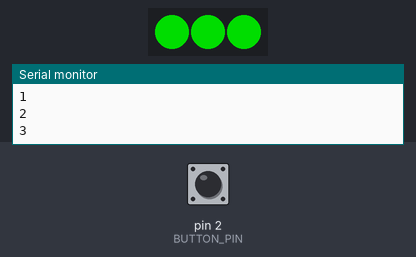
The sketch below on a simulated Arduino Uno, built with avr-gcc and run on an emulated ATmega328P. Shown: 3 RGB LEDs in strip order, left to right, the last lines printed to the serial monitor. Inputs (shaded band) come from the test bench; at power-on: pin 2 (BUTTON_PIN) HIGH. Dim RGB values are drawn brighter than linear.

Above: at 4.4 s.
4.5 s: pin 2 (BUTTON_PIN) pulled LOW for 0.15 s
At 5.1 s:
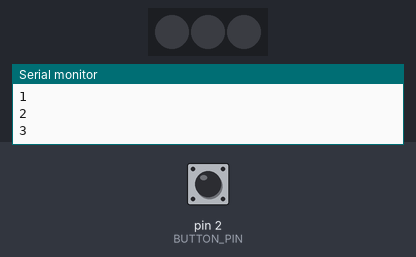
At 5.9 s:
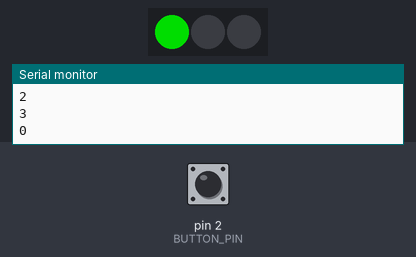
Timing chart, 0 to 9.0 s (numbered marks = the images above; inputs shaded):
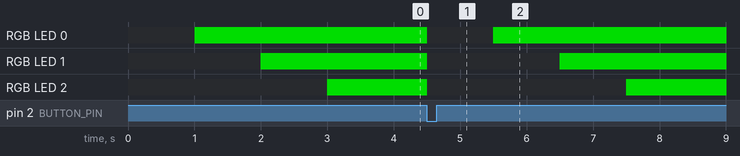

Measured:
- after the input at 4.5 s, RGB LED 0: RGB(0, 150, 0) → off at once, → RGB(0, 150, 0) 1.0 s later; RGB LED 1: RGB(0, 150, 0) → off at once, → RGB(0, 150, 0) 2.0 s later; RGB LED 2: RGB(0, 150, 0) → off at once, → RGB(0, 150, 0) 3.0 s later

The sketch:

Button_Test.ino
```cpp
#include <Button.h>
#include <Adafruit_NeoPixel.h>
#ifdef __AVR__
#include <avr/power.h>
#endif

#define NEOPIXEL_PIN 10
#define NUMPIXELS      3
#define BUTTON_PIN 2
#define LONG_PRESS_DURATION 1000

Adafruit_NeoPixel pixels = Adafruit_NeoPixel(NUMPIXELS, NEOPIXEL_PIN, NEO_GRB + NEO_KHZ800);
Button button(BUTTON_PIN);

unsigned long timeNow = 0;
unsigned long buttonTimer = 0;
bool startCounting = false;

void setup() {
  // put your setup code here, to run once:
  Serial.begin(9600);
  button.begin();
  pixels.begin();
}

void loop() {
  // put your main code here, to run repeatedly:
  //  Serial.print("Button Timer = ");
  //  Serial.println(buttonTimer);
  //  Serial.println("----------------------------------------------------------------------------------");
  //  Serial.print("Time Now = ");
  //  Serial.println(timeNow);
  //  Serial.println("----------------------------------------------------------------------------------");


  static int numPixel_lighted = 0;
  if (button.pressed()) // once a button has been pressed (only once)
    timeNow = millis();
  if (button.read() == Button::PRESSED)
    buttonTimer = millis();
  else if (button.read() == Button::RELEASED) {
    timeNow = buttonTimer;
    numPixel_lighted = 0;
    offAllLights();
  }

  if ( (buttonTimer - timeNow >= LONG_PRESS_DURATION)) {
//    Serial.println("1000s of pressing");
//    Serial.println("************************************************************************************");
    timeNow = buttonTimer;
    Serial.println(numPixel_lighted);
    numPixel_lighted = numPixel_lighted < NUMPIXELS ? numPixel_lighted + 1 : numPixel_lighted;
    for (int i = 0; i < numPixel_lighted; i++) {
      // pixels.Color takes RGB values, from 0,0,0 up to 255,255,255
      pixels.setPixelColor(i, pixels.Color(0, 150, 0)); // Moderately bright green color.
    }
  }

  pixels.show(); // This sends the updated pixel color to the hardware.
}


void offAllLights(){
    for (int i = 0; i < NUMPIXELS; i++) {
      pixels.setPixelColor(i, pixels.Color(0, 0, 0));
    }
}
```
